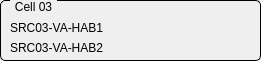
  <widget class="QGroupBox" name="GBCell3">
   <property name="geometry">
    <rect>
     <x>10</x>
     <y>90</y>
     <width>261</width>
     <height>61</height>
    </rect>
   </property>
   <property name="styleSheet">
    <string notr="true">QGroupBox {
    border: 1px solid black;
    border-radius: 5px;
    margin-top: 0.5em;
}

QGroupBox::title {
    subcontrol-origin: margin;
    left: 10px;
    padding: 0 3px 0 3px;
}</string>
   </property>
   <property name="title">
    <string>Cell 03</string>
   </property>
   <property name="checkable">
    <bool>false</bool>
   </property>
   <widget class="QLabel" name="label_11">
    <property name="geometry">
     <rect>
      <x>10</x>
      <y>20</y>
      <width>121</width>
      <height>16</height>
     </rect>
    </property>
    <property name="text">
     <string>SRC03-VA-HAB1</string>
    </property>
   </widget>
   <widget class="QLabel" name="label_32">
    <property name="geometry">
     <rect>
      <x>10</x>
      <y>40</y>
      <width>121</width>
      <height>16</height>
     </rect>
    </property>
    <property name="text">
     <string>SRC03-VA-HAB2</string>
    </property>
   </widget>
   <widget class="QESimpleShape" name="ledSRC3HAB1S2">
    <property name="geometry">
     <rect>
      <x>220</x>
      <y>20</y>
      <width>16</width>
      <height>16</height>
     </rect>
    </property>
    <property name="shape">
     <enum>QSimpleShape::circle</enum>
    </property>
    <property name="colour0" stdset="0">
     <color>
      <red>60</red>
      <green>20</green>
      <blue>20</blue>
     </color>
    </property>
    <property name="colour1" stdset="0">
     <color>
      <red>240</red>
      <green>5</green>
      <blue>5</blue>
     </color>
    </property>
    <property name="variable" stdset="0">
     <string>SRC$(v1)-VA-HAB1-FLS2:isInterlock</string>
    </property>
    <property name="variableSubstitutions" stdset="0">
     <string>v1=03</string>
    </property>
    <property name="edgeAlarmStateOption" stdset="0">
     <enum>QESimpleShape::Never</enum>
    </property>
    <property name="displayAlarmStateOption" stdset="0">
     <enum>QESimpleShape::Never</enum>
    </property>
   </widget>
   <widget class="QESimpleShape" name="ledSRC3HAB1S1">
    <property name="geometry">
     <rect>
      <x>150</x>
      <y>20</y>
      <width>16</width>
      <height>16</height>
     </rect>
    </property>
    <property name="shape">
     <enum>QSimpleShape::circle</enum>
    </property>
    <property name="colour0" stdset="0">
     <color>
      <red>60</red>
      <green>20</green>
      <blue>20</blue>
     </color>
    </property>
    <property name="colour1" stdset="0">
     <color>
      <red>240</red>
      <green>5</green>
      <blue>5</blue>
     </color>
    </property>
    <property name="flash0" stdset="0">
     <bool>false</bool>
    </property>
    <property name="flash1" stdset="0">
     <bool>false</bool>
    </property>
    <property name="variable" stdset="0">
     <string>SRC$(v1)-VA-HAB1-FLS1:isInterlock</string>
    </property>
    <property name="variableSubstitutions" stdset="0">
     <string>v1=03</string>
    </property>
    <property name="edgeAlarmStateOption" stdset="0">
     <enum>QESimpleShape::Never</enum>
    </property>
    <property name="displayAlarmStateOption" stdset="0">
     <enum>QESimpleShape::Never</enum>
    </property>
   </widget>
   <widget class="QESimpleShape" name="ledSRC3HAB2S2">
    <property name="geometry">
     <rect>
      <x>220</x>
      <y>40</y>
      <width>16</width>
      <height>16</height>
     </rect>
    </property>
    <property name="shape">
     <enum>QSimpleShape::circle</enum>
    </property>
    <property name="colour0" stdset="0">
     <color>
      <red>60</red>
      <green>20</green>
      <blue>20</blue>
     </color>
    </property>
    <property name="colour1" stdset="0">
     <color>
      <red>240</red>
      <green>5</green>
      <blue>5</blue>
     </color>
    </property>
    <property name="variable" stdset="0">
     <string>SRC$(v1)-VA-HAB2-FLS2:isInterlock</string>
    </property>
    <property name="variableSubstitutions" stdset="0">
     <string>v1=03</string>
    </property>
    <property name="edgeAlarmStateOption" stdset="0">
     <enum>QESimpleShape::Never</enum>
    </property>
    <property name="displayAlarmStateOption" stdset="0">
     <enum>QESimpleShape::Never</enum>
    </property>
   </widget>
   <widget class="QESimpleShape" name="ledSRC3HAB2S1">
    <property name="geometry">
     <rect>
      <x>150</x>
      <y>40</y>
      <width>16</width>
      <height>16</height>
     </rect>
    </property>
    <property name="shape">
     <enum>QSimpleShape::circle</enum>
    </property>
    <property name="colour0" stdset="0">
     <color>
      <red>60</red>
      <green>20</green>
      <blue>20</blue>
     </color>
    </property>
    <property name="colour1" stdset="0">
     <color>
      <red>240</red>
      <green>5</green>
      <blue>5</blue>
     </color>
    </property>
    <property name="flash0" stdset="0">
     <bool>false</bool>
    </property>
    <property name="flash1" stdset="0">
     <bool>false</bool>
    </property>
    <property name="variable" stdset="0">
     <string>SRC$(v1)-VA-HAB2-FLS1:isInterlock</string>
    </property>
    <property name="variableSubstitutions" stdset="0">
     <string>v1=03</string>
    </property>
    <property name="edgeAlarmStateOption" stdset="0">
     <enum>QESimpleShape::Never</enum>
    </property>
    <property name="displayAlarmStateOption" stdset="0">
     <enum>QESimpleShape::Never</enum>
    </property>
   </widget>
  </widget>
